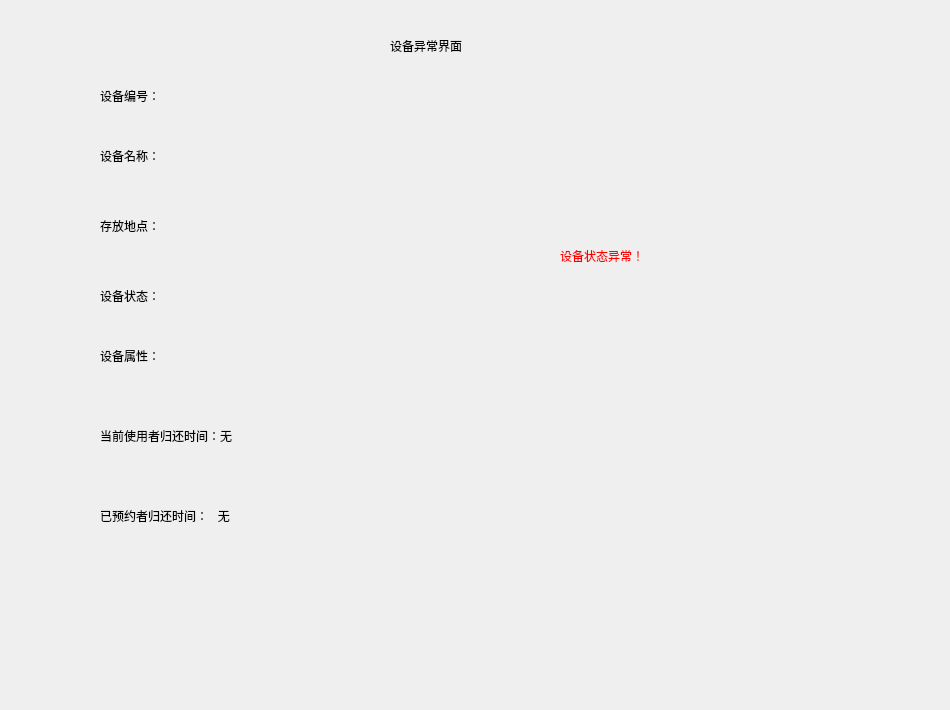
             <widget class="QWidget" name="page_26">
              <widget class="QWidget" name="widget_14" native="true">
               <property name="geometry">
                <rect>
                 <x>20</x>
                 <y>0</y>
                 <width>921</width>
                 <height>701</height>
                </rect>
               </property>
               <widget class="QLabel" name="label_46">
                <property name="geometry">
                 <rect>
                  <x>80</x>
                  <y>130</y>
                  <width>121</width>
                  <height>51</height>
                 </rect>
                </property>
                <property name="styleSheet">
                 <string notr="true">font: 14pt &quot;AdLib WGL4 BT&quot;;</string>
                </property>
                <property name="text">
                 <string>设备名称：</string>
                </property>
               </widget>
               <widget class="QLabel" name="label_47">
                <property name="geometry">
                 <rect>
                  <x>80</x>
                  <y>410</y>
                  <width>291</width>
                  <height>51</height>
                 </rect>
                </property>
                <property name="styleSheet">
                 <string notr="true">font: 14pt &quot;AdLib WGL4 BT&quot;;</string>
                </property>
                <property name="text">
                 <string>当前使用者归还时间：无</string>
                </property>
               </widget>
               <widget class="QLabel" name="label_48">
                <property name="geometry">
                 <rect>
                  <x>80</x>
                  <y>330</y>
                  <width>121</width>
                  <height>51</height>
                 </rect>
                </property>
                <property name="styleSheet">
                 <string notr="true">font: 14pt &quot;AdLib WGL4 BT&quot;;</string>
                </property>
                <property name="text">
                 <string>设备属性：</string>
                </property>
               </widget>
               <widget class="QLabel" name="label_49">
                <property name="geometry">
                 <rect>
                  <x>80</x>
                  <y>490</y>
                  <width>271</width>
                  <height>51</height>
                 </rect>
                </property>
                <property name="styleSheet">
                 <string notr="true">font: 14pt &quot;AdLib WGL4 BT&quot;;</string>
                </property>
                <property name="text">
                 <string>已预约者归还时间：   无</string>
                </property>
               </widget>
               <widget class="QLabel" name="label_50">
                <property name="geometry">
                 <rect>
                  <x>80</x>
                  <y>270</y>
                  <width>121</width>
                  <height>51</height>
                 </rect>
                </property>
                <property name="styleSheet">
                 <string notr="true">font: 14pt &quot;AdLib WGL4 BT&quot;;</string>
                </property>
                <property name="text">
                 <string>设备状态：</string>
                </property>
               </widget>
               <widget class="QLabel" name="label_51">
                <property name="geometry">
                 <rect>
                  <x>80</x>
                  <y>70</y>
                  <width>121</width>
                  <height>51</height>
                 </rect>
                </property>
                <property name="styleSheet">
                 <string notr="true">font: 14pt &quot;AdLib WGL4 BT&quot;;</string>
                </property>
                <property name="text">
                 <string>设备编号：</string>
                </property>
               </widget>
               <widget class="QLabel" name="label_52">
                <property name="geometry">
                 <rect>
                  <x>80</x>
                  <y>200</y>
                  <width>121</width>
                  <height>51</height>
                 </rect>
                </property>
                <property name="styleSheet">
                 <string notr="true">font: 14pt &quot;AdLib WGL4 BT&quot;;</string>
                </property>
                <property name="text">
                 <string>存放地点：</string>
                </property>
               </widget>
               <widget class="QLabel" name="label_53">
                <property name="geometry">
                 <rect>
                  <x>370</x>
                  <y>20</y>
                  <width>211</width>
                  <height>51</height>
                 </rect>
                </property>
                <property name="styleSheet">
                 <string notr="true">font: 14pt &quot;AdLib WGL4 BT&quot;;</string>
                </property>
                <property name="text">
                 <string>设备异常界面</string>
                </property>
               </widget>
               <widget class="QLabel" name="label_62">
                <property name="geometry">
                 <rect>
                  <x>540</x>
                  <y>230</y>
                  <width>191</width>
                  <height>51</height>
                 </rect>
                </property>
                <property name="styleSheet">
                 <string notr="true">font: 14pt &quot;AdLib WGL4 BT&quot;;
color: rgb(255, 0, 0);</string>
                </property>
                <property name="text">
                 <string>设备状态异常！</string>
                </property>
               </widget>
              </widget>
             </widget>
